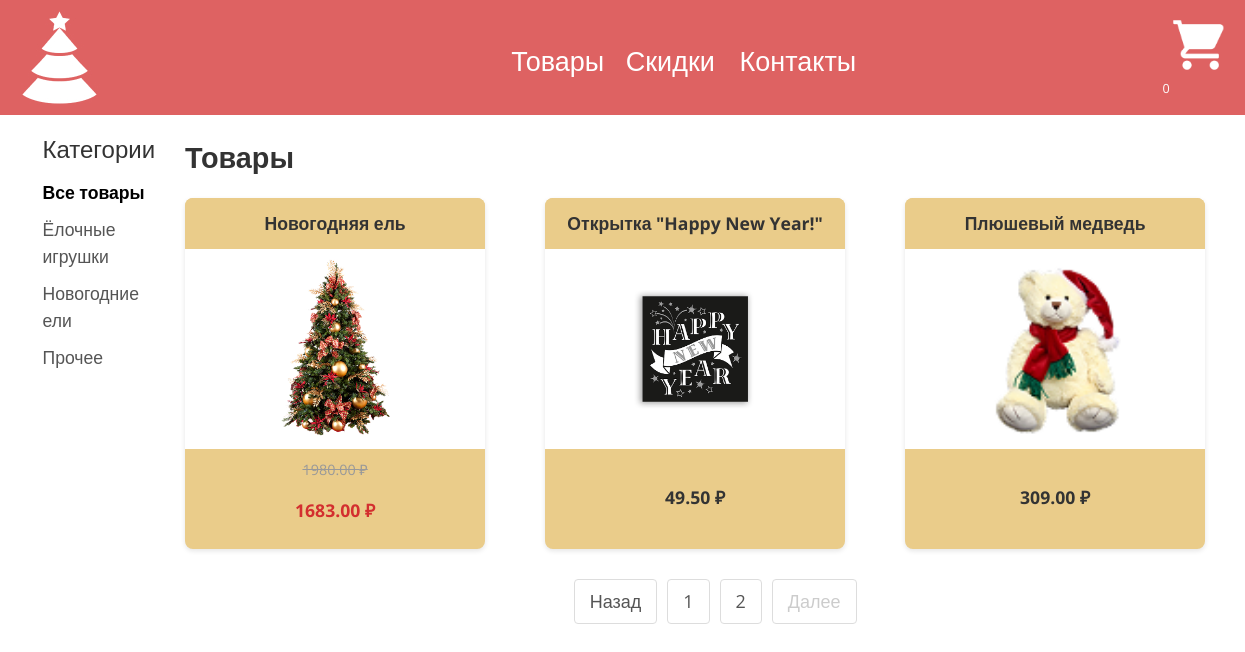
Screenshot of /shop/?page=2 with the database file from the repository.
### main/models.py (models this page shows, shortened)
class Category(models.Model):
    name = models.CharField(max_length=20,
                            unique=True)
    slug = models.SlugField(max_length=20,
                            unique=True)
    class Meta:
        ordering = ['name']
        indexes = [models.Index(fields=['name'])]
        verbose_name = 'category'
        verbose_name_plural = 'categories'
    def get_absolute_url(self):
        return reverse("main:product_list_by_category",
                       args=[self.slug])

class Product(models.Model):
    category = models.ForeignKey(Category,
                                 related_name='products',
                                 on_delete=models.CASCADE)
    name = models.CharField(max_length=27)
    slug = models.SlugField(max_length=50)
    image = models.ImageField(upload_to='products/%Y/%m/%d',
                              blank=True)
    description = models.TextField(blank=True)
    price = models.DecimalField(max_digits=10,
                                decimal_places=2)
    available = models.BooleanField(default=True)
    created = models.DateTimeField(auto_now_add=True)
    updated = models.DateTimeField(auto_now=True)
    discount = models.DecimalField(default=0.00, max_digits=4,
                                   decimal_places=2)
    class Meta:
        ordering = ['name']
        indexes = [
            models.Index(fields=['id', 'slug']),
            models.Index(fields=['name']),
            models.Index(fields=['-created']),
        ]
    def get_absolute_url(self):
        return reverse('main:product_detail',
                       args=[self.slug])
    def sell_price(self):
        if self.discount:
            return round(self.price - self.price * self.discount / 100, 2)
        return self.price

### main/views.py (the view)
# urls.py: path('shop/', views.product_list, name='product_list'),
def product_list(request, category_slug=None):
    page = request.GET.get('page', 1)
    category = None
    categories = Category.objects.all()
    products = Product.objects.filter(available=True)
    paginator = Paginator(products, 8)
    current_page = paginator.page(int(page))
    if category_slug:
        category = get_object_or_404(Category,
                                     slug=category_slug)
        paginator = Paginator(products.filter(category=category), 8)
        current_page = paginator.page(int(page))
    return render(request,
                  'main/product/list.html',
                  {'category': category,
                   'categories': categories,
                   'products': current_page,
                   'slug_url': category_slug})

### cart/cart.py (called while the page is built)
    def __len__(self):
        return sum(item['quantity'] for item in self.cart.values())

### cart/context_processors.py (called while the page is built)
def cart(request):
    return{'cart' : Cart(request)}

### main/templates/main/product/list.html (shortened to what this page needs)
{% extends "main/base.html" %}
{% load static %}
{% block content %}
    <div class="list">
        <div class="sidebar">
            <h3>Категории</h3>
            <ul>
                <li {% if not category %}class="selected"{% endif %}>
                    <a href="{% url "main:product_list" %}">Все товары</a>
                </li>
                {% for c in categories %}
                    <li {% if category.slug == c.slug %}class="selected"{% endif %}>
                        <a href="{{ c.get_absolute_url}}">{{ c.name }}</a>
                    </li>
                {% endfor %}
            </ul>
        </div>
        <div class="main">
            <div class="main-title">
                {% if category %}{{ category.name}}{%else%}Товары{% endif %}
            </div>
            <div class="product-list">
                <div class="item">
                    {% for product in products %}
                        <div class="item">
                            <a href="{{product.get_absolute_url}}" class="home-card">
                                <h5 class="title-card">{{product.name}}</h5>
                                <img src="{{ product.image.url }}" alt="" class="card-img">
                                {% if product.discount %}
                                    <div class="card-discount">
                                        <p class="line">{{ product.price }} ₽</p>
                                        <p>{{ product.sell_price }} ₽</p>
                                    </div>
                                {% else %}
                                    <p class="price">{{ product.price }} ₽</p>
                                {% endif %}
                            </a>
                        </div>
                    {% endfor %}
                </div>
            </div>
            <ul class="pagination">
                <li class="{% if not products.has_previous %}disabled{% endif %}">
                    <a href="{% if products.has_previous %}?page={{ products.previous_page_number }}{% endif %}">Назад</a>
                </li>
                {% for page in products.paginator.page_range %}
                    {% if page >= products.number|add:-2 and page <= products.number|add:2 %}
                        <li>
                            <a href="?page={{ page }}" class="{% if products.number == page %}disabled{% endif %}">{{ page }}</a>
                        </li>
                    {% endif %}
                {% endfor %}
                <li class="{% if not products.has_next %}disabled{% endif %}">
                    <a href="{% if products.has_next %}?page={{ products.next_page_number }}{% endif %}">Далее</a>
                </li>
            </ul>
        </div>
    </div>
{% endblock content %}

### main/static/css/base.css (style rules this page uses)
body { font-family: "Open Sans", sans-serif; font-size: 18px; padding: 0; margin: 0; overflow-x:hidden; }
ul { list-style: none; }
a { text-decoration: none; color: black; }
h3 { font-size: 36px; }
h5 { font-size: 18px; margin: 0; font-weight: 600; }
.home-card { min-width: 200px; width: 300px; height: 220px; background-color: #EACC8A; border-radius: 15px; }
.title-card { margin-top: 20px; margin-left: 10px; font-size: 20px; font-weight: bold; margin-bottom: 8px; color: #333; }
.card-img { height: 40%; width: 40%; background-color: #DE6262; }
.price { margin-left: 10px; font-size: 20px; margin-bottom: 8px; color: #333; }
.item { display: flex; flex-wrap: wrap; gap: 20px; justify-content: center; }
.list { display: flex; max-width: 1200px; margin: 0 auto; padding: 20px; }
.sidebar { width: 250px; padding-right: 30px; }
.sidebar h3 { font-size: 1.5rem; margin-bottom: 15px; color: #333; }
.sidebar ul { list-style: none; padding: 0; }
.sidebar li { margin-bottom: 10px; }
.sidebar a { text-decoration: none; color: #555; font-size: 1.1rem; transition: color 0.3s; }
.sidebar .selected a { color: #000; font-weight: bold; }
.main { flex: 1; }
.main-title { font-size: 1.8rem; margin-bottom: 20px; color: #333; font-weight: bold; }
.product-list { margin-bottom: 30px; }
.product-list .item { display: grid; grid-template-columns: repeat(3, 1fr); gap: 20px; }
.home-card { display: flex; flex-direction: column; text-decoration: none; color: #333; background: #EACC8A; border-radius: 8px; overflow: hidden; box-shadow: 0 2px 5px rgba(0,0,0,0.1); transition: transform 0.3s, box-shadow 0.3s; height: 100%; }
.title-card { padding: 15px; margin: 0; font-size: 1.1rem; text-align: center; background: #EACC8A; }
.card-img { width: 100%; height: 200px; object-fit: contain; padding: 10px; background: #fff; }
.price, .card-discount { padding: 10px 15px; text-align: center; font-size: 1.2rem; font-weight: bold; color: #333; margin-top: auto; }
.card-discount .line { text-decoration: line-through; color: #999; font-size: 1rem; font-weight: normal; }
.pagination { display: flex; justify-content: center; list-style: none; padding: 0; margin-top: 30px; }
.pagination li { margin: 0 5px; }
.pagination a { display: inline-block; padding: 8px 15px; text-decoration: none; color: #555; border: 1px solid #ddd; border-radius: 4px; transition: all 0.3s; }
.pagination .disabled a { color: #ccc; pointer-events: none; cursor: default; }
.price { font-size: 1.5rem; font-weight: bold; color: #333; margin: 25px 0; }
.card-discount .line { text-decoration: line-through; color: #999; font-size: 0.9rem; }
.card-discount p:last-child { color: #d32f2f; font-weight: bold; font-size: 1.1rem; }
.price { font-size: 1.1rem; font-weight: bold; color: #333; }

### rows the page displays
Category: name "Ёлочные игрушки"
Category: name "Новогодние ели"
Category: name "Прочее"
Product: name "Новогодняя ель", image (picture), price "1980.00", sell_price "1683.00"
Product: name "Открытка \"Happy New Year!\"", image (picture), price "49.50"
Product: name "Плюшевый медведь", image (picture), price "309.00"

### other values shown
{{ page }} "1" "2"
